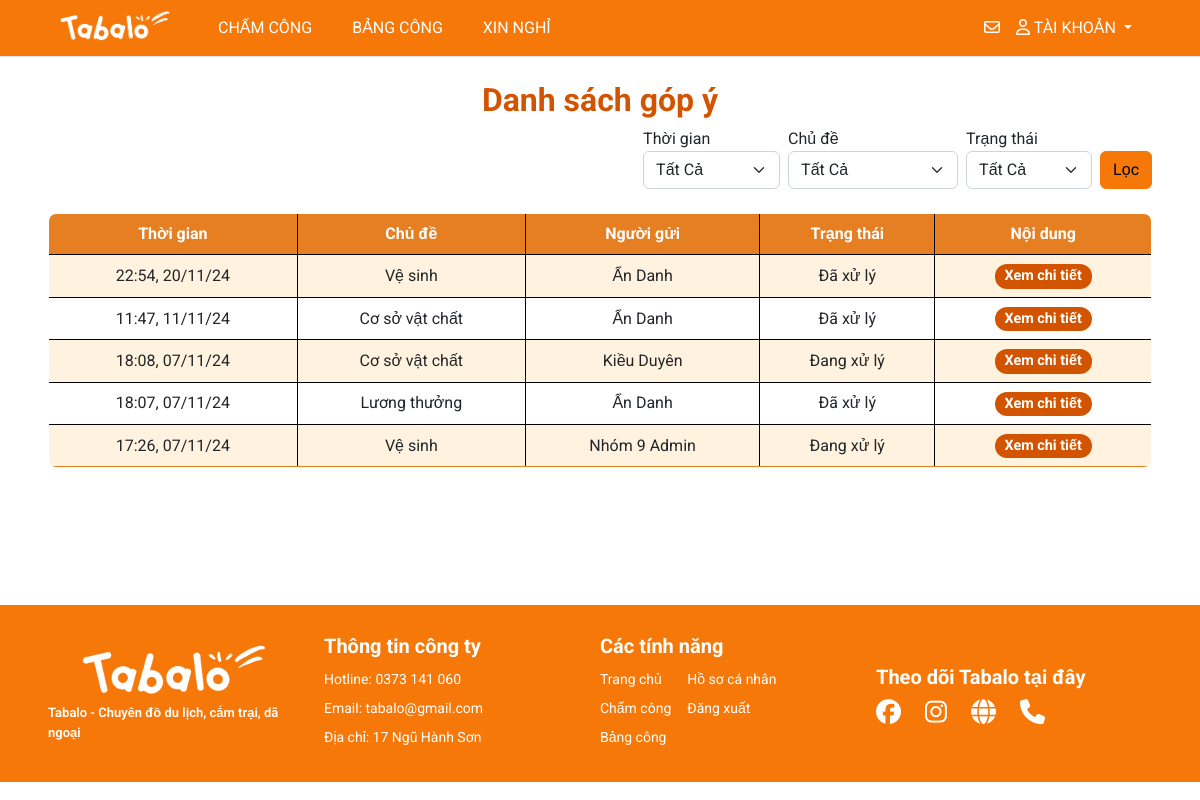
The page /management/letter/ (signed in) on the database its author committed.
### myapp/models.py (models this page shows, shortened)
class Letter(models.Model):
    user = models.ForeignKey(User, on_delete=models.CASCADE)
    is_anonymous = models.BooleanField(default=False)
    topic = models.ForeignKey(TopicLetter, on_delete=models.CASCADE)
    content = models.TextField()
    status = models.CharField(max_length=30, choices=[('Đang xử lý', 'Đang xử lý'),('Đã xử lý', 'Đã xử lý')], default='Đang xử lý')
    created_at = models.DateTimeField(auto_now_add=True)

class TopicLetter(models.Model):
  name = models.CharField(max_length=50)
  def __str__(self):
      return self.name

### management/views.py (the view, shortened to what this page needs)
# urls.py: path('letter/', views.letter, name='main-letter'),
def letter(request):
  if request.user.is_authenticated:
    title = 'Danh sách đóng góp ý kiến'
    letters = Letter.objects.all().order_by('-created_at')
    topics = TopicLetter.objects.all()
    topic_rq = request.GET.get('topic', '')
    status = request.GET.get('status', '')
    time = request.GET.get('time', '')
    if topic_rq:
      letters = letters.filter(topic__name=topic_rq)
    if status:
      letters = letters.filter(status=status)
    paginator = Paginator(letters, 10)
    page_number = request.GET.get('page', '')
    try:
      page_obj = paginator.get_page(page_number)
    except PageNotAnInteger:
      page_obj = paginator.page(1)
    except EmptyPage:
      page_obj = paginator.page(paginator.num_pages)
    query_params = request.GET.copy()
    if 'page' in query_params:
      query_params.pop('page')
    context = {'title': title,
               'topics': topics,
               'time': time,
               'topic_rq': topic_rq,
               'status': status,
               'page_obj': page_obj,
               'query_params': query_params.urlencode()}
    return render(request, 'pages/main_letter.html', context)
  else:
    messages.warning(request, 'Không có quyền truy cập')
    return redirect('/')

### management/context_processors.py (called while the page is built)
def pending_dayoff(request):
  count_pending = DayOffRequest.objects.filter(status='pending').count()
  return {'count_pending': count_pending}

### templates/pages/main_letter.html (shortened to what this page needs)
{% extends '../layouts/base.html' %}
{% block main %}
<br>
<h1 style="text-align: center; font-size: 2rem; font-weight: bold; color: #D35400;">Danh sách góp ý</h1>
{% include 'partials/filter_letter.html' %}
<br>
<table class="table table-hover table-bordered custom-border" style="border-radius: 8px; overflow: hidden;">
  <thead class="bg-tab text-white" style="background-color: #E67E22;">
    <tr>
      <th scope="col" class="text-center" style="vertical-align: middle;">Thời gian</th>
      <th scope="col" class="text-center" style="vertical-align: middle;">Chủ đề</th>
      <th scope="col" class="text-center" style="vertical-align: middle;">Người gửi</th>
      <th scope="col" class="text-center" style="vertical-align: middle;">Trạng thái</th>
      <th scope="col" class="text-center" style="vertical-align: middle;">Nội dung</th>
    </tr>
  </thead>
  <tbody>
    {% for letter in page_obj %}
    <tr style="transition: background-color 0.3s;">
      <td class="text-center align-middle">{{ letter.created_at|date:"H:i, d/m/y" }}</td>
      <td class="text-center align-middle">{{ letter.topic.name }}</td>
      <td class="text-center align-middle">
      {% if letter.is_anonymous %}
        Ẩn Danh
      {% else %}
        {{ letter.user.first_name }} {{ letter.user.last_name }}
      {% endif %}
      </td>
      <td class="text-center align-middle">
        {{ letter.status }}
      </td>
      <td class="text-center align-middle">
        <a class="badge bg-status-left" style="text-decoration: none;" href="/letters/{{letter.id}}/">Xem chi tiết</a>
      </td>
    </tr>
    {% endfor %}
  </tbody>
</table>
<br>
{% endblock %}

### static/styles/style.css (style rules this page uses)
.bg-tab { background-color: #FF983E !important; }
table { border-collapse: collapse; border: 1px solid #000 !important; }
table th, table td { border: 1px solid #000000; }

### templates/pages/main_letter.html (style rules this page uses)
.table-bordered tbody tr:nth-child(odd) { background-color: #FFF3E0; }
.table-bordered tbody tr:nth-child(even) { background-color: #FFFFFF; }
.bg-tab { background-color: #E67E22 !important; color: white !important; }
.badge { font-size: 0.9rem; padding: 5px 10px; border-radius: 12px; }
.badge.bg-status-left { background-color: #D35400 !important; color: #fff; }
.custom-border { border: 2px solid #E67E22; border-radius: 10px; }
.table-bordered tbody tr:last-child { border-bottom: 2px solid #E67E22; }

### rows shown on the page
Letter: created_at "22:54, 20/11/24", topic.name "Vệ sinh", is_anonymous "Ẩn Danh", status "Đã xử lý"
Letter: created_at "11:47, 11/11/24", topic.name "Cơ sở vật chất", is_anonymous "Ẩn Danh", status "Đã xử lý"
Letter: created_at "18:08, 07/11/24", topic.name "Cơ sở vật chất", user.first_name "Kiều", user.last_name "Duyên", status "Đang xử lý"
Letter: created_at "18:07, 07/11/24", topic.name "Lương thưởng", is_anonymous "Ẩn Danh", status "Đã xử lý"
Letter: created_at "17:26, 07/11/24", topic.name "Vệ sinh", user.first_name "Nhóm 9", user.last_name "Admin", status "Đang xử lý"
